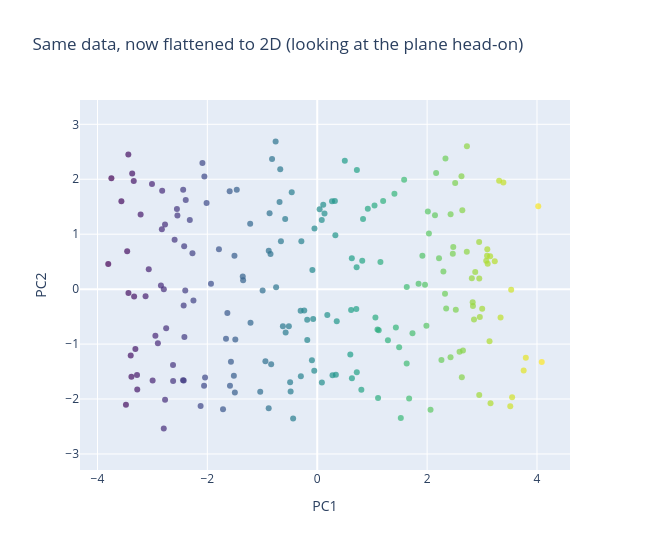

This figure's notebook cell:
### Markdown cell above
**Rotate it.** You'll see the orange plane is angled to slice straight through the fattest part of the cloud — just like the PC1 line did in 2D, but now it's a 2D plane in 3D space. The orange dots are the shadows pressed onto that plane.

Now here's the payoff: those shadows live on a flat plane, so we can describe each one with just 2 numbers (position on the plane). Let's flatten it and look.

### Code cell
# The 2D view = looking straight at the plane head-on
fig = go.Figure()
fig.add_trace(go.Scatter(
    x=coords_2d[:, 0], y=coords_2d[:, 1], mode='markers',
    marker=dict(size=6, color=coords_2d[:, 0], colorscale='Viridis', opacity=0.7)))
fig.update_layout(
    title='Same data, now flattened to 2D (looking at the plane head-on)',
    xaxis_title='PC1', yaxis_title='PC2', width=650, height=550)
fig.update_yaxes(scaleanchor='x', scaleratio=1)
fig.show()

print("We squashed 3D → 2D, keeping",
      f"{100*vals3[:2].sum()/vals3.sum():.1f}% of the information.")

### Figure 1 — Plotly figure (JSON) as saved in the notebook; plotly's stock layout.template omitted (floating-point values rounded to 4 significant figures; data arrays with more than 128 entries replaced by an {"elided": "..."} marker saying what was removed)
{"data": [{"marker": {"color": {"elided": "200 float values"}, "colorscale": [[0, "#440154"], [0.1111, "#482878"], [0.2222, "#3e4989"], [0.3333, "#31688e"], [0.4444, "#26828e"], [0.5556, "#1f9e89"], [0.6667, "#35b779"], [0.7778, "#6ece58"], [0.8889, "#b5de2b"], [1, "#fde725"]], "opacity": 0.7, "size": 6}, "mode": "markers", "type": "scatter", "x": {"elided": "200 float values"}, "y": {"elided": "200 float values"}}], "layout": {"height": 550, "title": {"text": "Same data, now flattened to 2D (looking at the plane head-on)"}, "width": 650, "xaxis": {"title": {"text": "PC1"}}, "yaxis": {"scaleanchor": "x", "scaleratio": 1, "title": {"text": "PC2"}}}}
